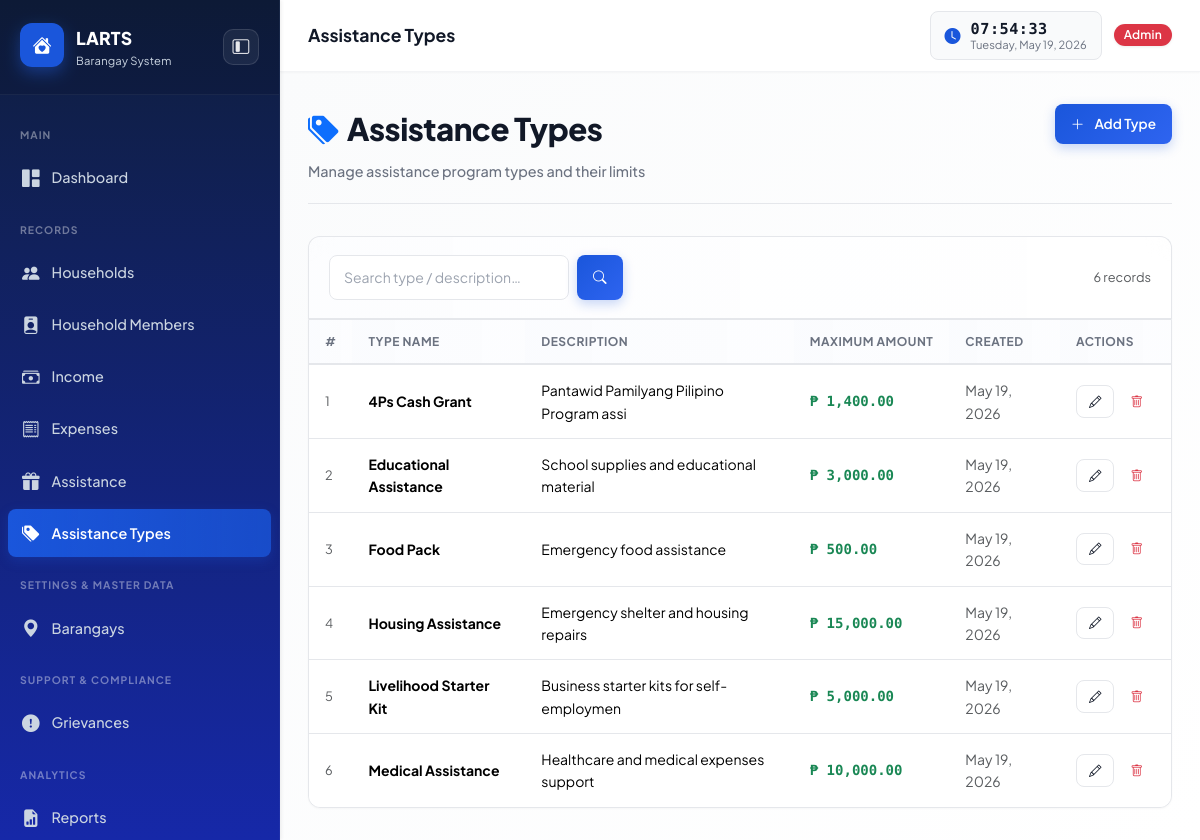
The page /modules/assistance-types/index.php (signed in) on the database its author committed.
### tables this page shows
CREATE TABLE IF NOT EXISTS assistance_types (
    id              INT AUTO_INCREMENT PRIMARY KEY,
    name            VARCHAR(100) NOT NULL UNIQUE,
    description     TEXT,
    max_amount      DECIMAL(12,2) DEFAULT 0.00,
    created_at      TIMESTAMP DEFAULT CURRENT_TIMESTAMP,
    updated_at      TIMESTAMP DEFAULT CURRENT_TIMESTAMP ON UPDATE CURRENT_TIMESTAMP
);

### includes/auth.php (called while the page is built, shortened)
<?php
function isAdmin(): bool   { return ($_SESSION['user_role'] ?? '') === 'admin'; }
function clean(string $v): string {
    return htmlspecialchars(trim($v), ENT_QUOTES, 'UTF-8');
}
function formatMoney(float $v): string {
    return '₱ ' . number_format($v, 2);
}

### modules/assistance-types/index.php (the view, shortened to what this page needs)
<?php
require_once __DIR__ . '/../../includes/header.php';
$db = getDB();
$search = trim($_GET['search'] ?? '');
$page   = max(1, (int)($_GET['page'] ?? 1));
$perPage = 10;
$where  = [];
$params = [];
$whereSQL = $where ? 'WHERE ' . implode(' AND ', $where) : '';
$countStmt = $db->prepare("SELECT COUNT(*) FROM assistance_types a $whereSQL");
$countStmt->execute($params);
$total = $countStmt->fetchColumn();
$offset= ($page - 1) * $perPage;
$stmt = $db->prepare("SELECT a.* FROM assistance_types a $whereSQL ORDER BY a.name ASC LIMIT $perPage OFFSET $offset");
$stmt->execute($params);
$rows = $stmt->fetchAll();
?>
<div class="page-header">
    <div>
        <div class="page-header-title"><i class="bi bi-tags-fill me-2 text-primary"></i>Assistance Types</div>
        <div class="page-header-sub">Manage assistance program types and their limits</div>
    </div>
    <?php if (isAdmin() || isStaff()): ?>
    <button class="btn btn-primary" data-bs-toggle="modal" data-bs-target="#formModal" onclick="resetForm()">
        <i class="bi bi-plus-lg me-1"></i>Add Type
    </button>
    <?php endif; ?>
</div>
<div class="card mb-0" style="border-bottom:0;border-radius:var(--radius) var(--radius) 0 0;">
    <div class="toolbar">
        <form method="GET" class="d-flex gap-2 flex-grow-1">
            <input type="text" name="search" class="form-control" style="max-width:240px;"
                   placeholder="Search type / description…" value="<?= clean($search) ?>">
            <button class="btn btn-primary" type="submit"><i class="bi bi-search"></i></button>
        </form>
        <span class="text-muted" style="font-size:0.8rem;white-space:nowrap;"><?= $total ?> records</span>
    </div>
</div>
<div class="card" style="border-radius:0 0 var(--radius) var(--radius);">
    <div class="table-wrapper">
        <table class="table mb-0">
            <thead>
                <tr>
                    <th>#</th>
                    <th>Type Name</th>
                    <th>Description</th>
                    <th>Maximum Amount</th>
                    <th>Created</th>
                    <th>Actions</th>
                </tr>
            </thead>
            <tbody>
            <?php if (empty($rows)): ?>
                <tr><td colspan="6" class="empty-state"><i class="bi bi-inbox"></i><p>No assistance types found.</p></td></tr>
            <?php else: foreach ($rows as $i => $row): ?>
            <tr>
                <td class="text-muted" style="font-size:0.8rem;"><?= $offset + $i + 1 ?></td>
                <td><strong><?= clean($row['name']) ?></strong></td>
                <td><?= clean(substr($row['description'] ?? '', 0, 40)) ?></td>
                <td class="text-money text-success"><?= formatMoney($row['max_amount']) ?></td>
                <td class="text-muted"><?= date('M d, Y', strtotime($row['created_at'])) ?></td>
                <td>
                    <div class="d-flex gap-1">
                        <button class="btn btn-sm btn-outline-secondary" data-bs-toggle="modal"
                            data-bs-target="#formModal" onclick="editRecord(<?= $row['id'] ?>)" title="Edit">
                            <i class="bi bi-pencil"></i>
                        </button>
                        <button class="btn btn-sm btn-outline-danger" onclick="deleteRecord(<?= $row['id'] ?>, '<?= clean($row['name']) ?>')" title="Delete">
                            <i class="bi bi-trash"></i>
                        </button>
                    </div>
                </td>
            </tr>
            <?php endforeach; endif; ?>
            </tbody>
        </table>
    </div>
</div>
<?php require_once __DIR__ . '/../../includes/footer.php'; ?>

### assets/css/style.css (style rules this page uses)
:root { --sidebar-w: 280px; --topbar-h: 72px; --primary: #1a56db; --primary-dark: #1248c8; --primary-light: #e8f0fe; --primary-lighter: #f5faff; --success: #10b981; --success-light: #d1fae5; --warning: #f59e0b; --warning-light: #fef3c7; --danger: #ef4444; --danger-light: #fee2e2; --info: #1a56db; --info-light: #e8f0fe; --surface: #ffffff; --surface-2: #f9fafb; --surface-3: #f3f4f6; --border: #e5e7eb; --border-light: #f3f4f6; --text: #111827; --text-secondary:#374151; --text-muted: #6b7280; --text-light: #9ca3af; --sidebar-bg: #0f1e3d; --sidebar-bg-accent: #132654; --sidebar-text: #cbd5e1; --sidebar-hover: rgba(255,255,255,0.08); --sidebar-active:#1a56db; --radius: 12px; --radius-lg: 16px; --radius-md: 8px; --shadow: 0 1px 3px rgba(0,0,0,0.08), 0 1px 2px rgba(0,0,0,0.04); --shadow-sm: 0 1px 2px rgba(0,0,0,0.03); --shadow-md: 0 4px 12px rgba(0,0,0,0.06); --shadow-lg: 0 8px 24px rgba(0,0,0,0.08); --shadow-xl: 0 16px 40px rgba(0,0,0,0.1); --transition: all 0.3s cubic-bezier(0.4, 0, 0.2, 1); --transition-fast: all 0.15s ease-out; --font: 'Plus Jakarta Sans', -apple-system, BlinkMacSystemFont, 'Segoe UI', sans-serif; --font-mono: 'Fira Code', 'Courier New', monospace; }
*, *::before, *::after { box-sizing: border-box; margin: 0; padding: 0; }
html { scroll-behavior: smooth; }
body { font-family: var(--font); background: #fafbfc; color: var(--text); min-height: 100vh; display: flex; line-height: 1.6; }
.card { background: var(--surface); border: 1px solid var(--border); border-radius: var(--radius); box-shadow: var(--shadow-sm); transition: var(--transition-fast); }
.table-wrapper { overflow-x: auto; border-radius: 0 0 var(--radius) var(--radius); }
.table { font-size: 0.875rem; margin-bottom: 0; }
.table thead th { background: linear-gradient(90deg, rgba(26, 86, 219, 0.02) 0%, rgba(26, 86, 219, 0.01) 100%); font-weight: 700; font-size: 0.75rem; text-transform: uppercase; letter-spacing: 0.5px; color: var(--text-muted); border-bottom: 2px solid var(--border); padding: 12px 16px; white-space: nowrap; }
.table tbody td { padding: 14px 16px; vertical-align: middle; border-bottom: 1px solid var(--border); }
.table tbody tr { transition: var(--transition-fast); }
.table tbody tr:last-child td { border-bottom: none; }
.btn { font-weight: 600; font-size: 0.85rem; border-radius: var(--radius-md); padding: 10px 16px; transition: var(--transition-fast); border: none; cursor: pointer; display: inline-flex; align-items: center; gap: 6px; }
.btn-sm { font-size: 0.78rem; padding: 6px 12px; }
.btn-primary { background: linear-gradient(135deg, var(--primary) 0%, #2e64f0 100%); border-color: var(--primary); color: #fff; box-shadow: 0 4px 12px rgba(26, 86, 219, 0.25); }
.btn-outline-secondary { background: transparent; border: 1.5px solid var(--border); color: var(--text); }
.form-control, .form-select { border-radius: var(--radius-md); border: 1.5px solid var(--border); font-size: 0.875rem; padding: 11px 14px; background: var(--surface); transition: var(--transition-fast); color: var(--text); }
.form-control::placeholder { color: var(--text-light); }
.page-header { display: flex; align-items: flex-start; justify-content: space-between; gap: 16px; margin-bottom: 32px; flex-wrap: wrap; padding-bottom: 20px; border-bottom: 1px solid var(--border); }
.page-header-title { font-size: 1.95rem; font-weight: 800; color: var(--text); letter-spacing: -0.5px; }
.page-header-sub { font-size: 0.9rem; color: var(--text-muted); margin-top: 6px; font-weight: 500; }
.toolbar { display: flex; gap: 12px; flex-wrap: wrap; align-items: center; padding: 18px 20px; border-bottom: 1px solid var(--border); background: linear-gradient(90deg, rgba(26, 86, 219, 0.01) 0%, transparent 100%); border-radius: var(--radius) var(--radius) 0 0; backdrop-filter: blur(10px); }
.text-money { font-family: var(--font-mono); font-weight: 600; color: var(--text); }
.text-primary { color: var(--primary); }
.text-success { color: var(--success); }
.text-muted { color: var(--text-muted); }

### rows shown on the page
assistance_types: i "1", name "4Ps Cash Grant", description "Pantawid Pamilyang Pilipino Program assi", max_amount "₱ 1,400.00", created_at "May 19, 2026"
assistance_types: i "2", name "Educational Assistance", description "School supplies and educational material", max_amount "₱ 3,000.00", created_at "May 19, 2026"
assistance_types: i "3", name "Food Pack", description "Emergency food assistance", max_amount "₱ 500.00", created_at "May 19, 2026"
assistance_types: i "4", name "Housing Assistance", description "Emergency shelter and housing repairs", max_amount "₱ 15,000.00", created_at "May 19, 2026"
assistance_types: i "5", name "Livelihood Starter Kit", description "Business starter kits for self-employmen", max_amount "₱ 5,000.00", created_at "May 19, 2026"
assistance_types: i "6", name "Medical Assistance", description "Healthcare and medical expenses support", max_amount "₱ 10,000.00", created_at "May 19, 2026"

### other values the page prints
$pageTitle "Assistance Types"
$user['role'] "Admin"
$total "6"
